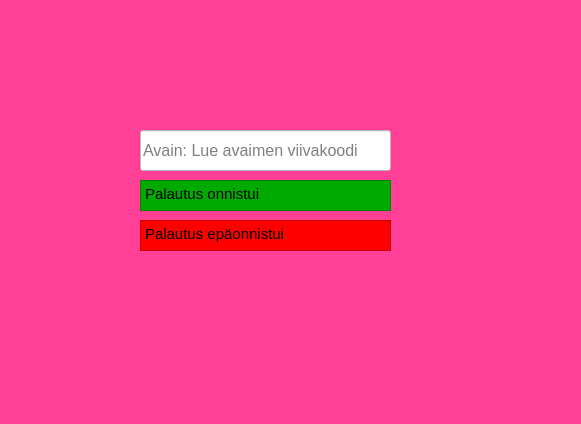
<?xml version="1.0" encoding="UTF-8"?>
<ui version="4.0">
 <class>Form</class>
 <widget class="QWidget" name="Form">
  <property name="geometry">
   <rect>
    <x>0</x>
    <y>0</y>
    <width>581</width>
    <height>424</height>
   </rect>
  </property>
  <property name="windowTitle">
   <string>Form</string>
  </property>
  <property name="styleSheet">
   <string notr="true">background-color: rgb(255, 64, 150);</string>
  </property>
  <widget class="QLineEdit" name="keyBarcodeLineEdit">
   <property name="geometry">
    <rect>
     <x>140</x>
     <y>130</y>
     <width>251</width>
     <height>41</height>
    </rect>
   </property>
   <property name="font">
    <font>
     <pointsize>12</pointsize>
    </font>
   </property>
   <property name="styleSheet">
    <string notr="true">background-color: rgb(255, 255, 255);</string>
   </property>
   <property name="text">
    <string/>
   </property>
   <property name="placeholderText">
    <string>Avain: Lue avaimen viivakoodi</string>
   </property>
  </widget>
  <widget class="QLabel" name="CarPictureLabel">
   <property name="geometry">
    <rect>
     <x>190</x>
     <y>70</y>
     <width>141</width>
     <height>41</height>
    </rect>
   </property>
   <property name="text">
    <string/>
   </property>
   <property name="pixmap">
    <pixmap resource="testPictures.qrc">:/png/autolainausauto.png</pixmap>
   </property>
   <property name="scaledContents">
    <bool>true</bool>
   </property>
  </widget>
  <widget class="QTextBrowser" name="rentFailedLabel">
   <property name="geometry">
    <rect>
     <x>140</x>
     <y>220</y>
     <width>251</width>
     <height>31</height>
    </rect>
   </property>
   <property name="styleSheet">
    <string notr="true">background-color: rgb(255, 255, 255);
background-color: rgb(255, 0, 0);</string>
   </property>
   <property name="html">
    <string>&lt;!DOCTYPE HTML PUBLIC &quot;-//W3C//DTD HTML 4.0//EN&quot; &quot;http://www.w3.org/TR/REC-html40/strict.dtd&quot;&gt;
&lt;html&gt;&lt;head&gt;&lt;meta name=&quot;qrichtext&quot; content=&quot;1&quot; /&gt;&lt;style type=&quot;text/css&quot;&gt;
p, li { white-space: pre-wrap; }
&lt;/style&gt;&lt;/head&gt;&lt;body style=&quot; font-family:'MS Shell Dlg 2'; font-size:8.25pt; font-weight:400; font-style:normal;&quot;&gt;
&lt;p style=&quot; margin-top:0px; margin-bottom:0px; margin-left:0px; margin-right:0px; -qt-block-indent:0; text-indent:0px;&quot;&gt;&lt;span style=&quot; font-size:11pt;&quot;&gt;Palautus epäonnistui&lt;/span&gt;&lt;/p&gt;&lt;/body&gt;&lt;/html&gt;</string>
   </property>
  </widget>
  <widget class="QTextBrowser" name="rentsuccesfulLabel">
   <property name="geometry">
    <rect>
     <x>140</x>
     <y>180</y>
     <width>251</width>
     <height>31</height>
    </rect>
   </property>
   <property name="styleSheet">
    <string notr="true">background-color: rgb(0, 170, 0);</string>
   </property>
   <property name="html">
    <string>&lt;!DOCTYPE HTML PUBLIC &quot;-//W3C//DTD HTML 4.0//EN&quot; &quot;http://www.w3.org/TR/REC-html40/strict.dtd&quot;&gt;
&lt;html&gt;&lt;head&gt;&lt;meta name=&quot;qrichtext&quot; content=&quot;1&quot; /&gt;&lt;style type=&quot;text/css&quot;&gt;
p, li { white-space: pre-wrap; }
&lt;/style&gt;&lt;/head&gt;&lt;body style=&quot; font-family:'MS Shell Dlg 2'; font-size:8.25pt; font-weight:400; font-style:normal;&quot;&gt;
&lt;p style=&quot; margin-top:0px; margin-bottom:0px; margin-left:0px; margin-right:0px; -qt-block-indent:0; text-indent:0px;&quot;&gt;&lt;span style=&quot; font-size:11pt;&quot;&gt;Palautus onnistui&lt;/span&gt;&lt;/p&gt;&lt;/body&gt;&lt;/html&gt;</string>
   </property>
  </widget>
 </widget>
 <resources>
  <include location="testPictures.qrc"/>
  <include location="../../../testPictures.qrc"/>
 </resources>
 <connections/>
</ui>
